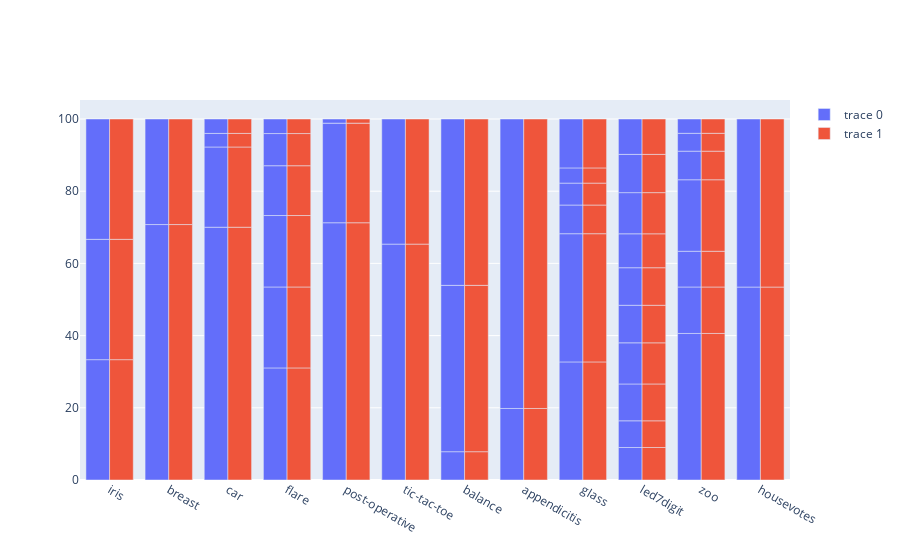

Source (notebook cell):
### Code cell
import plotly.graph_objects as go

fig = go.Figure()

fig.add_trace(go.Bar(
    x=plot_df['Dataset'],
    y=plot_df.DistribuicaoPorClasse,
))


fig.add_trace(go.Bar(
    x=plot_df_teste['Dataset'],
    y=plot_df_teste.DistribuicaoPorClasse,
))

### Figure 1 — Plotly figure (JSON) as saved in the notebook; plotly's stock layout.template omitted (floating-point values rounded to 4 significant figures)
{"data": [{"type": "bar", "x": ["iris", "iris", "iris", "breast", "breast", "car", "car", "car", "car", "flare", "flare", "flare", "flare", "flare", "flare", "post-operative", "post-operative", "post-operative", "tic-tac-toe", "tic-tac-toe", "balance", "balance", "balance", "appendicitis", "appendicitis", "glass", "glass", "glass", "glass", "glass", "glass", "led7digit", "led7digit", "led7digit", "led7digit", "led7digit", "led7digit", "led7digit", "led7digit", "led7digit", "led7digit", "zoo", "zoo", "zoo", "zoo", "zoo", "zoo", "zoo", "housevotes", "housevotes"], "y": [33.33, 33.33, 33.33, 70.76, 29.24, 70.02, 22.22, 3.762, 3.993, 31.05, 22.42, 19.79, 13.79, 8.912, 4.034, 71.26, 27.59, 1.149, 65.34, 34.66, 7.84, 46.08, 46.08, 19.81, 80.19, 32.71, 35.51, 7.944, 6.075, 4.206, 13.55, 9, 7.4, 10.2, 11.4, 10.4, 10.4, 9.4, 11.4, 10.6, 9.8, 40.59, 12.87, 9.901, 19.8, 7.921, 4.95, 3.96, 53.45, 46.55]}, {"type": "bar", "x": ["iris", "iris", "iris", "breast", "breast", "car", "car", "car", "car", "flare", "flare", "flare", "flare", "flare", "flare", "post-operative", "post-operative", "post-operative", "tic-tac-toe", "tic-tac-toe", "balance", "balance", "balance", "appendicitis", "appendicitis", "glass", "glass", "glass", "glass", "glass", "glass", "led7digit", "led7digit", "led7digit", "led7digit", "led7digit", "led7digit", "led7digit", "led7digit", "led7digit", "led7digit", "zoo", "zoo", "zoo", "zoo", "zoo", "zoo", "zoo", "housevotes", "housevotes"], "y": [33.33, 33.33, 33.33, 70.76, 29.24, 70.02, 22.22, 3.762, 3.993, 31.05, 22.42, 19.79, 13.79, 8.912, 4.034, 71.26, 27.59, 1.149, 65.34, 34.66, 7.84, 46.08, 46.08, 19.81, 80.19, 32.71, 35.51, 7.944, 6.075, 4.206, 13.55, 9, 7.4, 10.2, 11.4, 10.4, 10.4, 9.4, 11.4, 10.6, 9.8, 40.59, 12.87, 9.901, 19.8, 7.921, 4.95, 3.96, 53.45, 46.55]}], "layout": {"autosize": true, "xaxis": {"autorange": true, "range": [-0.5, 11.5], "type": "category"}, "yaxis": {"autorange": true, "range": [0, 105.3], "type": "linear"}}}
